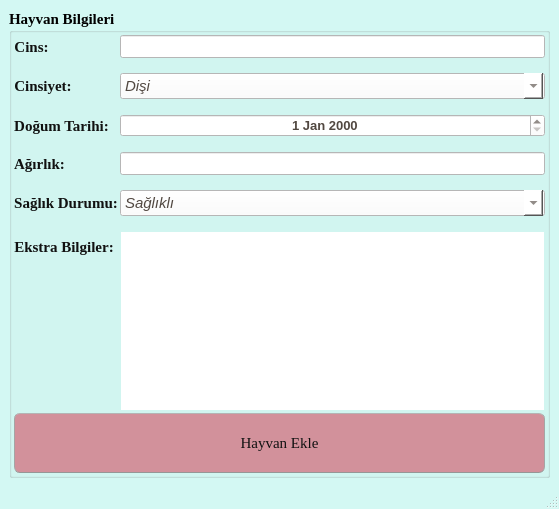
<?xml version="1.0" encoding="UTF-8"?>
<ui version="4.0">
 <class>hayvanEkle_MainWindow</class>
 <widget class="QMainWindow" name="hayvanEkle_MainWindow">
  <property name="geometry">
   <rect>
    <x>0</x>
    <y>0</y>
    <width>559</width>
    <height>508</height>
   </rect>
  </property>
  <property name="windowTitle">
   <string>Hayvan Ekle</string>
  </property>
  <property name="styleSheet">
   <string notr="true">/*
Ubuntu Style Sheet for QT Applications
Author: Jaime A. Quiroga P.
Company: GTRONICK
Last updated: 01/10/2021 (dd/mm/yyyy), 15:18.
Available at: https://github.com/GTRONICK/QSS/blob/master/Ubuntu.qss
*/
QMainWindow {
	background-color:rgb(211, 248, 243);
}
QCheckBox {
	padding:2px;
}
QCheckBox:hover {
	border:1px solid rgb(255,150,60);
	border-radius:4px;
	padding: 1px;
	background-color:qlineargradient(spread:pad, x1:0.5, y1:1, x2:0.5, y2:0, stop:0 rgba(190, 90, 50, 50), stop:1 rgba(250, 130, 40, 50));
}
QCheckBox::indicator:checked {
	border:1px solid rgb(246, 134, 86);
	border-radius:4px;
  	background-color:rgb(246, 134, 86)
}
QCheckBox::indicator:unchecked {
	border-width:1px solid rgb(246, 134, 86);
	border-radius:4px;
  	background-color:rgb(255,255,255);
}
QColorDialog {
	background-color:#f0f0f0;
}
QComboBox {
	color:rgb(81,72,65);
	background: #ffffff;
}
QComboBox:editable {
	selection-color:rgb(81,72,65);
	selection-background-color: #ffffff;
}
QComboBox QAbstractItemView {
	selection-color: #ffffff;
	selection-background-color: rgb(246, 134, 86);
}
QComboBox:!editable:on, QComboBox::drop-down:editable:on {
	color:  #1e1d23;	
}
QDateTimeEdit, QDateEdit, QDoubleSpinBox, QFontComboBox {
	color:rgb(81,72,65);
	background-color: #ffffff;
}

QDialog {
	background-color:#f0f0f0;
}

QLabel,QLineEdit {
	color:rgb(17,17,17);
}
QLineEdit {
	background-color:rgb(255,255,255);
	selection-background-color:rgb(236,116,64);
}
QMenuBar {
	color:rgb(223,219,210);
	background-color:rgb(65,64,59);
}
QMenuBar::item {
	padding-top:4px;
	padding-left:4px;
	padding-right:4px;
	color:rgb(223,219,210);
	background-color:rgb(65,64,59);
}
QMenuBar::item:selected {
	color:rgb(255,255,255);
	padding-top:2px;
	padding-left:2px;
	padding-right:2px;
	border-top-width:2px;
	border-left-width:2px;
	border-right-width:2px;
	border-top-right-radius:4px;
	border-top-left-radius:4px;
	border-style:solid;
	background-color:rgb(65,64,59);
	border-top-color: rgb(47,47,44);
	border-right-color: qlineargradient(spread:pad, x1:0, y1:1, x2:1, y2:0, stop:0 rgba(90, 87, 78, 255), stop:1 rgba(47,47,44, 255));
	border-left-color:  qlineargradient(spread:pad, x1:1, y1:0, x2:0, y2:0, stop:0 rgba(90, 87, 78, 255), stop:1 rgba(47,47,44, 255));
}
QMenu {
	color:rgb(223,219,210);
	background-color:rgb(65,64,59);
}
QMenu::item {
	color:rgb(223,219,210);
	padding:4px 10px 4px 20px;
}
QMenu::item:selected {
	color:rgb(255,255,255);
	background-color: qlineargradient(spread:pad, x1:0.5, y1:1, x2:0.5, y2:0, stop:0 rgba(225, 108, 54, 255), stop:1 rgba(246, 134, 86, 255));
	border-style:solid;
	border-width:3px;
	padding:4px 7px 4px 17px;
	border-bottom-color:qlineargradient(spread:pad, x1:0.5, y1:1, x2:0.5, y2:0, stop:0 rgba(175,85,48,255), stop:1 rgba(236,114,67, 255));
	border-top-color:qlineargradient(spread:pad, x1:0.5, y1:1, x2:0.5, y2:0, stop:0 rgba(253,156,113,255), stop:1 rgba(205,90,46, 255));
	border-right-color:qlineargradient(spread:pad, x1:0, y1:0.5, x2:1, y2:0.5, stop:0 rgba(253,156,113,255), stop:1 rgba(205,90,46, 255));
	border-left-color:qlineargradient(spread:pad, x1:1, y1:0.5, x2:0, y2:0.5, stop:0 rgba(253,156,113,255), stop:1 rgba(205,90,46, 255));
}
QPlainTextEdit {
	border: 1px solid transparent;
	color:rgb(17,17,17);
	selection-background-color:rgb(236,116,64);
    background-color: #FFFFFF;
}
QProgressBar {
	text-align: center;
	color: rgb(0, 0, 0);
	border: 1px inset rgb(150,150,150); 
	border-radius: 10px;
	background-color:rgb(221,221,219);
}
QProgressBar::chunk:horizontal {
	background-color: qlineargradient(spread:pad, x1:0.5, y1:1, x2:0.5, y2:0, stop:0 rgba(225, 108, 54, 255), stop:1 rgba(246, 134, 86, 255));
	border:1px solid;
	border-radius:8px;
	border-bottom-color:qlineargradient(spread:pad, x1:0.5, y1:1, x2:0.5, y2:0, stop:0 rgba(175,85,48,255), stop:1 rgba(236,114,67, 255));
	border-top-color:qlineargradient(spread:pad, x1:0.5, y1:1, x2:0.5, y2:0, stop:0 rgba(253,156,113,255), stop:1 rgba(205,90,46, 255));
	border-right-color:qlineargradient(spread:pad, x1:0, y1:0.5, x2:1, y2:0.5, stop:0 rgba(253,156,113,255), stop:1 rgba(205,90,46, 255));
	border-left-color:qlineargradient(spread:pad, x1:1, y1:0.5, x2:0, y2:0.5, stop:0 rgba(253,156,113,255), stop:1 rgba(205,90,46, 255));
}
QPushButton{
	background-color:rgb(65,64,59);
	color:rgb(17,17,17);
	border-width: 1px;
	border-radius: 6px;
	border-bottom-color: rgb(150,150,150);
	border-right-color: rgb(165,165,165);
	border-left-color: rgb(165,165,165);
	border-top-color: rgb(180,180,180);
	border-style: solid;
	padding: 4px;
	background-color: qlineargradient(spread:pad, x1:0.5, y1:1, x2:0.5, y2:0, stop:0 rgba(220, 220, 220, 255), stop:1 rgba(255, 255, 255, 255));
}
QPushButton:hover{
	color:rgb(17,17,17);
	border-width: 1px;
	border-radius:6px;
	border-top-color: rgb(255,150,60);
	border-right-color: qlineargradient(spread:pad, x1:0, y1:1, x2:1, y2:0, stop:0 rgba(200, 70, 20, 255), stop:1 rgba(255,150,60, 255));
	border-left-color:  qlineargradient(spread:pad, x1:1, y1:0, x2:0, y2:0, stop:0 rgba(200, 70, 20, 255), stop:1 rgba(255,150,60, 255));
	border-bottom-color: rgb(200,70,20);
	border-style: solid;
	padding: 2px;
	background-color: qlineargradient(spread:pad, x1:0.5, y1:1, x2:0.5, y2:0, stop:0 rgba(220, 220, 220, 255), stop:1 rgba(255, 255, 255, 255));
}
QPushButton:default{
	color:rgb(17,17,17);
	border-width: 1px;
	border-radius:6px;
	border-top-color: rgb(255,150,60);
	border-right-color: qlineargradient(spread:pad, x1:0, y1:1, x2:1, y2:0, stop:0 rgba(200, 70, 20, 255), stop:1 rgba(255,150,60, 255));
	border-left-color:  qlineargradient(spread:pad, x1:1, y1:0, x2:0, y2:0, stop:0 rgba(200, 70, 20, 255), stop:1 rgba(255,150,60, 255));
	border-bottom-color: rgb(200,70,20);
	border-style: solid;
	padding: 2px;
	background-color: qlineargradient(spread:pad, x1:0.5, y1:1, x2:0.5, y2:0, stop:0 rgba(220, 220, 220, 255), stop:1 rgba(255, 255, 255, 255));
}
QPushButton:pressed{
	color:rgb(17,17,17);
	border-width: 1px;
	border-radius: 6px;
	border-width: 1px;
	border-top-color: rgba(255,150,60,200);
	border-right-color: qlineargradient(spread:pad, x1:0, y1:1, x2:1, y2:0, stop:0 rgba(200, 70, 20, 255), stop:1 rgba(255,150,60, 200));
	border-left-color:  qlineargradient(spread:pad, x1:1, y1:0, x2:0, y2:0, stop:0 rgba(200, 70, 20, 255), stop:1 rgba(255,150,60, 200));
	border-bottom-color: rgba(200,70,20,200);
	border-style: solid;
	padding: 2px;
	background-color: qlineargradient(spread:pad, x1:0.5, y1:0, x2:0.5, y2:1, stop:0 rgba(220, 220, 220, 255), stop:1 rgba(255, 255, 255, 255));
}
QPushButton:disabled{
	color:rgb(174,167,159);
	border-width: 1px;
	border-radius: 6px;
	background-color: qlineargradient(spread:pad, x1:0.5, y1:1, x2:0.5, y2:0, stop:0 rgba(200, 200, 200, 255), stop:1 rgba(230, 230, 230, 255));
}
QRadioButton {
	padding: 1px;
}
QRadioButton::indicator:checked {
	height: 10px;
	width: 10px;
	border-style:solid;
	border-radius:5px;
	border-width: 1px;
	border-color: rgba(246, 134, 86, 255);
	color: #a9b7c6;
	background-color:rgba(246, 134, 86, 255);
}
QRadioButton::indicator:!checked {
	height: 10px;
	width: 10px;
	border-style:solid;
	border-radius:5px;
	border-width: 1px;
	border-color: rgb(246, 134, 86);
	color: #a9b7c6;
	background-color: transparent;
}
QScrollArea {
	color: white;
	background-color:#f0f0f0;
}
QSlider::groove {
	border-style: solid;
	border-width: 1px;
	border-color: rgb(207,207,207);
}
QSlider::groove:horizontal {
	height: 5px;
	background: rgb(246, 134, 86);
}
QSlider::groove:vertical {
	width: 5px;
	background: rgb(246, 134, 86);
}
QSlider::handle:horizontal {
	background: rgb(253,253,253);
	border-style: solid;
	border-width: 1px;
	border-color: rgb(207,207,207);
	width: 12px;
	margin: -5px 0;
	border-radius: 7px;
}
QSlider::handle:vertical {
	background: rgb(253,253,253);
	border-style: solid;
	border-width: 1px;
	border-color: rgb(207,207,207);
	height: 12px;
	margin: 0 -5px;
	border-radius: 7px;
}
QSlider::add-page:horizontal, QSlider::add-page:vertical {
 	background: white;
}
QSlider::sub-page:horizontal, QSlider::sub-page:vertical {
	background: rgb(246, 134, 86);
}
QStatusBar, QSpinBox {
	color:rgb(81,72,65);
}
QSpinBox {
	background-color: #ffffff;
}
QScrollBar:horizontal {
	max-height: 20px;
	border: 1px transparent;
	margin: 0px 20px 0px 20px;
}
QScrollBar::handle:horizontal {
	background: rgb(253,253,253);
	border: 1px solid rgb(207,207,207);
	border-radius: 7px;
	min-width: 25px;
}
QScrollBar::handle:horizontal:hover {
	background: rgb(253,253,253);
	border: 1px solid rgb(255,150,60);
	border-radius: 7px;
	min-width: 25px;
}
QScrollBar::add-line:horizontal {
  	border: 1px solid rgb(207,207,207);
  	border-top-right-radius: 7px;
  	border-top-left-radius: 7px;
  	border-bottom-right-radius: 7px;
  	background: rgb(255, 255, 255);
  	width: 20px;
  	subcontrol-position: right;
  	subcontrol-origin: margin;
}
QScrollBar::add-line:horizontal:hover {
  	border: 1px solid rgb(255,150,60);
  	border-top-right-radius: 7px;
  	border-top-left-radius: 7px;
  	border-bottom-right-radius: 7px;
  	background: rgb(255, 255, 255);
  	width: 20px;
  	subcontrol-position: right;
  	subcontrol-origin: margin;
}
QScrollBar::add-line:horizontal:pressed {
  	border: 1px solid grey;
  	border-top-left-radius: 7px;
  	border-top-right-radius: 7px;
  	border-bottom-right-radius: 7px;
  	background: rgb(231,231,231);
  	width: 20px;
  	subcontrol-position: right;
  	subcontrol-origin: margin;
}
QScrollBar::sub-line:horizontal {
  	border: 1px solid rgb(207,207,207);
  	border-top-right-radius: 7px;
  	border-top-left-radius: 7px;
  	border-bottom-left-radius: 7px;
  	background: rgb(255, 255, 255);
  	width: 20px;
  	subcontrol-position: left;
  	subcontrol-origin: margin;
}
QScrollBar::sub-line:horizontal:hover {
  	border: 1px solid rgb(255,150,60);
  	border-top-right-radius: 7px;
  	border-top-left-radius: 7px;
  	border-bottom-left-radius: 7px;
  	background: rgb(255, 255, 255);
  	width: 20px;
  	subcontrol-position: left;
  	subcontrol-origin: margin;
}
QScrollBar::sub-line:horizontal:pressed {
  	border: 1px solid grey;
  	border-top-right-radius: 7px;
  	border-top-left-radius: 7px;
  	border-bottom-left-radius: 7px;
  	background: rgb(231,231,231);
  	width: 20px;
  	subcontrol-position: left;
  	subcontrol-origin: margin;
}
QScrollBar::left-arrow:horizontal {
  	border: 1px transparent grey;
  	border-top-left-radius: 3px;
  	border-bottom-left-radius: 3px;
  	width: 6px;
  	height: 6px;
  	background: rgb(230,230,230);
}
QScrollBar::right-arrow:horizontal {
	border: 1px transparent grey;
	border-top-right-radius: 3px;
	border-bottom-right-radius: 3px;
  	width: 6px;
  	height: 6px;
 	background: rgb(230,230,230);
}
QScrollBar::add-page:horizontal, QScrollBar::sub-page:horizontal {
 	background: none;
} 
QScrollBar:vertical {
	max-width: 20px;
	border: 1px transparent grey;
	margin: 20px 0px 20px 0px;
}
QScrollBar::add-line:vertical {
	border: 1px solid;
	border-color: rgb(207,207,207);
	border-bottom-right-radius: 7px;
	border-bottom-left-radius: 7px;
	border-top-left-radius: 7px;
	background: rgb(255, 255, 255);
  	height: 20px;
  	subcontrol-position: bottom;
  	subcontrol-origin: margin;
}
QScrollBar::add-line:vertical:hover {
  	border: 1px solid;
  	border-color: rgb(255,150,60);
  	border-bottom-right-radius: 7px;
  	border-bottom-left-radius: 7px;
  	border-top-left-radius: 7px;
  	background: rgb(255, 255, 255);
  	height: 20px;
  	subcontrol-position: bottom;
  	subcontrol-origin: margin;
}
QScrollBar::add-line:vertical:pressed {
  	border: 1px solid grey;
  	border-bottom-left-radius: 7px;
  	border-bottom-right-radius: 7px;
  	border-top-left-radius: 7px;
  	background: rgb(231,231,231);
  	height: 20px;
  	subcontrol-position: bottom;
  	subcontrol-origin: margin;
}
QScrollBar::sub-line:vertical {
  	border: 1px solid rgb(207,207,207);
  	border-top-right-radius: 7px;
  	border-top-left-radius: 7px;
  	border-bottom-left-radius: 7px;
  	background: rgb(255, 255, 255);
  	height: 20px;
  	subcontrol-position: top;
  	subcontrol-origin: margin;
}
QScrollBar::sub-line:vertical:hover {
  	border: 1px solid rgb(255,150,60);
  	border-top-right-radius: 7px;
  	border-top-left-radius: 7px;
  	border-bottom-left-radius: 7px;
	background: rgb(255, 255, 255);
  	height: 20px;
  	subcontrol-position: top;
  	subcontrol-origin: margin;
}
QScrollBar::sub-line:vertical:pressed {
  	border: 1px solid grey;
  	border-top-left-radius: 7px;
  	border-top-right-radius: 7px;
  	background: rgb(231,231,231);
 	height: 20px;
  	subcontrol-position: top;
  	subcontrol-origin: margin;
}
QScrollBar::handle:vertical {
	background: rgb(253,253,253);
	border: 1px solid rgb(207,207,207);
	border-radius: 7px;
	min-height: 25px;
}
QScrollBar::handle:vertical:hover {
	background: rgb(253,253,253);
	border: 1px solid rgb(255,150,60);
	border-radius: 7px;
	min-height: 25px;
}
QScrollBar::up-arrow:vertical {
	border: 1px transparent grey;
  	border-top-left-radius: 3px;
	border-top-right-radius: 3px;
  	width: 6px;
  	height: 6px;
  	background: rgb(230,230,230);
}
QScrollBar::down-arrow:vertical {
  	border: 1px transparent grey;
  	border-bottom-left-radius: 3px;
  	border-bottom-right-radius: 3px;
  	width: 6px;
  	height: 6px;
  	background: rgb(230,230,230);
}
QScrollBar::add-page:vertical, QScrollBar::sub-page:vertical {
  	background: none;
}
QTabWidget {
	color:rgb(0,0,0);
	background-color:rgb(247,246,246);
}
QTabWidget::pane {
	border-color: rgb(180,180,180);
	background-color:rgb(247,246,246);
	border-style: solid;
	border-width: 1px;
  	border-radius: 6px;
}
QTabBar::tab {
	padding-left:4px;
	padding-right:4px;
	padding-bottom:2px;
	padding-top:2px;
	color:rgb(81,72,65);
  	background-color: qlineargradient(spread:pad, x1:0.5, y1:1, x2:0.5, y2:0, stop:0 rgba(221,218,217,255), stop:1 rgba(240,239,238,255));
	border-style: solid;
	border-width: 1px;
  	border-top-right-radius:4px;
	border-top-left-radius:4px;
	border-top-color: rgb(180,180,180);
	border-left-color: rgb(180,180,180);
	border-right-color: rgb(180,180,180);
	border-bottom-color: transparent;
}
QTabBar::tab:selected, QTabBar::tab:last:selected, QTabBar::tab:hover {
  	background-color:rgb(247,246,246);
  	margin-left: 0px;
  	margin-right: 1px;
}
QTabBar::tab:!selected {
	margin-top: 1px;
	margin-right: 1px;
}
QTextEdit {
	border-width: 1px;
	border-style: solid;
	border-color:transparent;
	color:rgb(17,17,17);
	selection-background-color:rgb(236,116,64);
}
QTimeEdit, QToolBox, QToolBox::tab, QToolBox::tab:selected {
	color:rgb(81,72,65);
	background-color: #ffffff;
}</string>
  </property>
  <widget class="QWidget" name="centralwidget">
   <layout class="QGridLayout" name="gridLayout_3">
    <item row="0" column="0">
     <layout class="QHBoxLayout" name="horizontalLayout" stretch="5">
      <item>
       <widget class="QGroupBox" name="groupBox">
        <property name="font">
         <font>
          <family>Times New Roman</family>
          <pointsize>11</pointsize>
          <weight>75</weight>
          <bold>true</bold>
         </font>
        </property>
        <property name="title">
         <string>Hayvan Bilgileri</string>
        </property>
        <layout class="QGridLayout" name="gridLayout">
         <property name="leftMargin">
          <number>2</number>
         </property>
         <property name="topMargin">
          <number>2</number>
         </property>
         <property name="rightMargin">
          <number>2</number>
         </property>
         <property name="bottomMargin">
          <number>2</number>
         </property>
         <property name="spacing">
          <number>2</number>
         </property>
         <item row="0" column="0">
          <layout class="QFormLayout" name="formLayout">
           <property name="verticalSpacing">
            <number>15</number>
           </property>
           <property name="bottomMargin">
            <number>0</number>
           </property>
           <item row="0" column="0">
            <widget class="QLabel" name="label_4">
             <property name="font">
              <font>
               <family>Times New Roman</family>
               <pointsize>11</pointsize>
               <weight>75</weight>
               <bold>true</bold>
              </font>
             </property>
             <property name="text">
              <string>Cins:</string>
             </property>
             <property name="alignment">
              <set>Qt::AlignCenter</set>
             </property>
            </widget>
           </item>
           <item row="0" column="1">
            <widget class="QLineEdit" name="cins_lineEdit">
             <property name="font">
              <font>
               <family>Times New Roman</family>
               <pointsize>10</pointsize>
              </font>
             </property>
            </widget>
           </item>
           <item row="1" column="0">
            <widget class="QLabel" name="label_5">
             <property name="font">
              <font>
               <family>Times New Roman</family>
               <pointsize>11</pointsize>
               <weight>75</weight>
               <bold>true</bold>
              </font>
             </property>
             <property name="text">
              <string>Cinsiyet:</string>
             </property>
             <property name="alignment">
              <set>Qt::AlignCenter</set>
             </property>
            </widget>
           </item>
           <item row="1" column="1">
            <widget class="QComboBox" name="cinsiyet_comboBox">
             <property name="font">
              <font>
               <pointsize>11</pointsize>
               <italic>true</italic>
              </font>
             </property>
             <property name="layoutDirection">
              <enum>Qt::LeftToRight</enum>
             </property>
             <item>
              <property name="text">
               <string>Dişi</string>
              </property>
             </item>
             <item>
              <property name="text">
               <string>Erkek</string>
              </property>
             </item>
            </widget>
           </item>
           <item row="3" column="0">
            <widget class="QLabel" name="label_6">
             <property name="font">
              <font>
               <family>Times New Roman</family>
               <pointsize>11</pointsize>
               <weight>75</weight>
               <bold>true</bold>
              </font>
             </property>
             <property name="text">
              <string>Ağırlık:</string>
             </property>
             <property name="alignment">
              <set>Qt::AlignCenter</set>
             </property>
            </widget>
           </item>
           <item row="3" column="1">
            <widget class="QLineEdit" name="agirlik_lineEdit">
             <property name="font">
              <font>
               <family>Times New Roman</family>
               <pointsize>10</pointsize>
              </font>
             </property>
            </widget>
           </item>
           <item row="4" column="0">
            <widget class="QLabel" name="label_8">
             <property name="font">
              <font>
               <family>Times New Roman</family>
               <pointsize>11</pointsize>
               <weight>75</weight>
               <bold>true</bold>
              </font>
             </property>
             <property name="text">
              <string>Sağlık Durumu:</string>
             </property>
             <property name="alignment">
              <set>Qt::AlignCenter</set>
             </property>
            </widget>
           </item>
           <item row="4" column="1">
            <widget class="QComboBox" name="saglik_comboBox_2">
             <property name="font">
              <font>
               <pointsize>11</pointsize>
               <italic>true</italic>
              </font>
             </property>
             <property name="layoutDirection">
              <enum>Qt::LeftToRight</enum>
             </property>
             <item>
              <property name="text">
               <string>Sağlıklı</string>
              </property>
             </item>
             <item>
              <property name="text">
               <string>Hasta</string>
              </property>
             </item>
            </widget>
           </item>
           <item row="5" column="0">
            <widget class="QLabel" name="label_7">
             <property name="font">
              <font>
               <family>Times New Roman</family>
               <pointsize>11</pointsize>
               <weight>75</weight>
               <bold>true</bold>
              </font>
             </property>
             <property name="text">
              <string>Ekstra Bilgiler:</string>
             </property>
             <property name="alignment">
              <set>Qt::AlignCenter</set>
             </property>
            </widget>
           </item>
           <item row="5" column="1">
            <widget class="QTextEdit" name="ekstraBilgiler_textEdit">
             <property name="sizePolicy">
              <sizepolicy hsizetype="Fixed" vsizetype="Fixed">
               <horstretch>0</horstretch>
               <verstretch>0</verstretch>
              </sizepolicy>
             </property>
             <property name="maximumSize">
              <size>
               <width>999999</width>
               <height>180</height>
              </size>
             </property>
            </widget>
           </item>
           <item row="2" column="0">
            <widget class="QLabel" name="label_9">
             <property name="font">
              <font>
               <family>Times New Roman</family>
               <pointsize>11</pointsize>
               <weight>75</weight>
               <bold>true</bold>
              </font>
             </property>
             <property name="text">
              <string>Doğum Tarihi:</string>
             </property>
             <property name="alignment">
              <set>Qt::AlignCenter</set>
             </property>
            </widget>
           </item>
           <item row="2" column="1">
            <widget class="QDateEdit" name="dogumTarihi_dateEdit">
             <property name="font">
              <font>
               <pointsize>10</pointsize>
               <weight>75</weight>
               <bold>true</bold>
              </font>
             </property>
             <property name="alignment">
              <set>Qt::AlignCenter</set>
             </property>
            </widget>
           </item>
          </layout>
         </item>
         <item row="1" column="0">
          <widget class="QPushButton" name="hayvanEkle_pushButton">
           <property name="sizePolicy">
            <sizepolicy hsizetype="Minimum" vsizetype="Fixed">
             <horstretch>0</horstretch>
             <verstretch>0</verstretch>
            </sizepolicy>
           </property>
           <property name="minimumSize">
            <size>
             <width>0</width>
             <height>60</height>
            </size>
           </property>
           <property name="font">
            <font>
             <family>Times New Roman</family>
             <pointsize>11</pointsize>
            </font>
           </property>
           <property name="styleSheet">
            <string notr="true">background-color: rgb(210, 145, 155);</string>
           </property>
           <property name="text">
            <string>Hayvan Ekle</string>
           </property>
          </widget>
         </item>
        </layout>
       </widget>
      </item>
     </layout>
    </item>
   </layout>
  </widget>
  <widget class="QMenuBar" name="menubar">
   <property name="geometry">
    <rect>
     <x>0</x>
     <y>0</y>
     <width>559</width>
     <height>25</height>
    </rect>
   </property>
  </widget>
  <widget class="QStatusBar" name="statusbar"/>
 </widget>
 <resources/>
 <connections/>
</ui>
